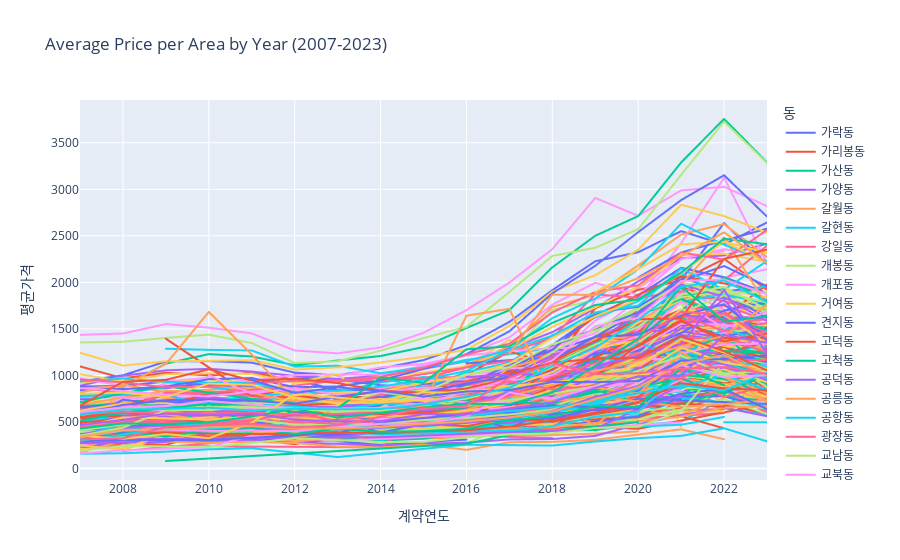

Notebook cell for this chart:
### Code cell
import plotly.express as px

house_data = train_final[['동', '전용면적', 'target', '계약연도']]
house_data['계약연도'] = house_data['계약연도'].astype(int)

# 'target/전용면적' 열 추가
house_data['평균가격'] = house_data['target'] / house_data['전용면적']

# '동'과 '계약연도'별 그룹화 후 평균 계산
grouped_data = house_data.groupby(['동', '계약연도'])['평균가격'].mean().reset_index()

# plotly로 그래프 그리기
fig = px.line(grouped_data, x='계약연도', y='평균가격', color='동', title='Average Price per Area by Year (2007-2023)')

# 그래프를 브라우저에서 표시
fig.show()
